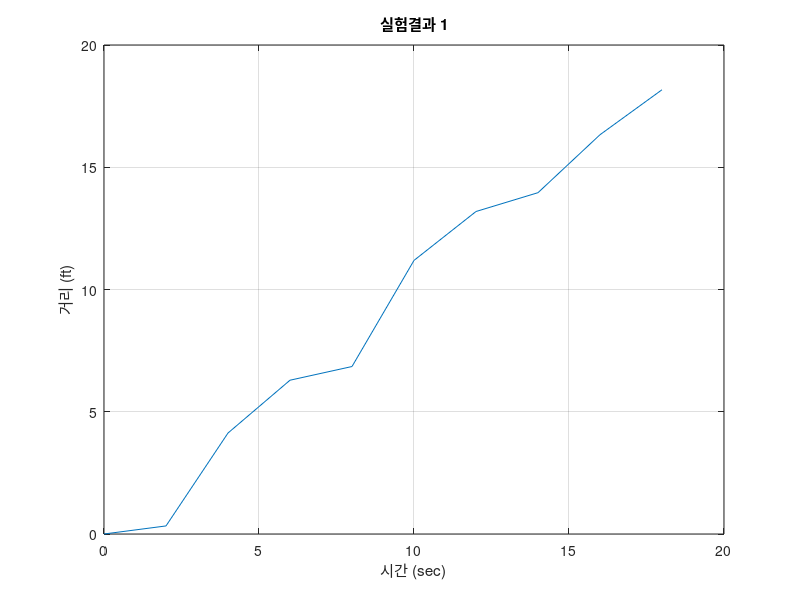

MATLAB code for this plot:
% 시간(sec)을 독립변수로 지정
x = [0:2:18];
% 거리(ft)를 종속변수로 지정
y = [0, 0.33, 4.13, 6.29, 6.85, 11.19, ... % 개행
    13.19, 13.96, 16.33, 18.17];

plot(x, y)
title('실험결과 1')
xlabel('시간 (sec)')
ylabel('거리 (ft)')
grid on

% area(x, y)
